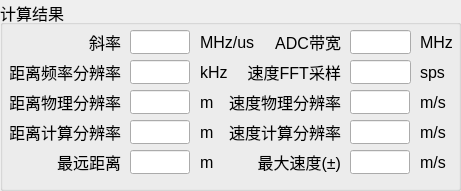
    <widget class="QGroupBox" name="groupBox_result">
     <property name="geometry">
      <rect>
       <x>20</x>
       <y>440</y>
       <width>461</width>
       <height>191</height>
      </rect>
     </property>
     <property name="font">
      <font>
       <family>Microsoft YaHei UI</family>
       <pointsize>12</pointsize>
      </font>
     </property>
     <property name="title">
      <string>计算结果</string>
     </property>
     <widget class="QLineEdit" name="lineEdit_radarVRes">
      <property name="geometry">
       <rect>
        <x>350</x>
        <y>90</y>
        <width>60</width>
        <height>24</height>
       </rect>
      </property>
      <property name="font">
       <font>
        <family>Microsoft YaHei UI</family>
        <pointsize>12</pointsize>
       </font>
      </property>
      <property name="text">
       <string/>
      </property>
      <property name="readOnly">
       <bool>true</bool>
      </property>
     </widget>
     <widget class="QLineEdit" name="lineEdit_radarSlope">
      <property name="geometry">
       <rect>
        <x>130</x>
        <y>30</y>
        <width>60</width>
        <height>24</height>
       </rect>
      </property>
      <property name="font">
       <font>
        <family>Microsoft YaHei UI</family>
        <pointsize>12</pointsize>
       </font>
      </property>
      <property name="text">
       <string/>
      </property>
      <property name="readOnly">
       <bool>true</bool>
      </property>
     </widget>
     <widget class="QLabel" name="label_18">
      <property name="geometry">
       <rect>
        <x>80</x>
        <y>30</y>
        <width>41</width>
        <height>24</height>
       </rect>
      </property>
      <property name="font">
       <font>
        <family>Microsoft YaHei UI</family>
        <pointsize>12</pointsize>
       </font>
      </property>
      <property name="text">
       <string>斜率</string>
      </property>
      <property name="alignment">
       <set>Qt::AlignRight|Qt::AlignTrailing|Qt::AlignVCenter</set>
      </property>
     </widget>
     <widget class="QLabel" name="label_53">
      <property name="geometry">
       <rect>
        <x>220</x>
        <y>90</y>
        <width>121</width>
        <height>24</height>
       </rect>
      </property>
      <property name="font">
       <font>
        <family>Microsoft YaHei UI</family>
        <pointsize>12</pointsize>
       </font>
      </property>
      <property name="text">
       <string>速度物理分辨率</string>
      </property>
      <property name="alignment">
       <set>Qt::AlignRight|Qt::AlignTrailing|Qt::AlignVCenter</set>
      </property>
     </widget>
     <widget class="QLineEdit" name="lineEdit_radarDMax">
      <property name="geometry">
       <rect>
        <x>130</x>
        <y>150</y>
        <width>60</width>
        <height>24</height>
       </rect>
      </property>
      <property name="font">
       <font>
        <family>Microsoft YaHei UI</family>
        <pointsize>12</pointsize>
       </font>
      </property>
      <property name="text">
       <string/>
      </property>
      <property name="readOnly">
       <bool>true</bool>
      </property>
     </widget>
     <widget class="QLineEdit" name="lineEdit_radarVMax">
      <property name="geometry">
       <rect>
        <x>350</x>
        <y>150</y>
        <width>60</width>
        <height>24</height>
       </rect>
      </property>
      <property name="font">
       <font>
        <family>Microsoft YaHei UI</family>
        <pointsize>12</pointsize>
       </font>
      </property>
      <property name="text">
       <string/>
      </property>
      <property name="readOnly">
       <bool>true</bool>
      </property>
     </widget>
     <widget class="QLabel" name="label_50">
      <property name="geometry">
       <rect>
        <x>50</x>
        <y>150</y>
        <width>71</width>
        <height>24</height>
       </rect>
      </property>
      <property name="font">
       <font>
        <family>Microsoft YaHei UI</family>
        <pointsize>12</pointsize>
       </font>
      </property>
      <property name="text">
       <string>最远距离</string>
      </property>
      <property name="alignment">
       <set>Qt::AlignRight|Qt::AlignTrailing|Qt::AlignVCenter</set>
      </property>
     </widget>
     <widget class="QLabel" name="label_52">
      <property name="geometry">
       <rect>
        <x>240</x>
        <y>150</y>
        <width>101</width>
        <height>24</height>
       </rect>
      </property>
      <property name="font">
       <font>
        <family>Microsoft YaHei UI</family>
        <pointsize>12</pointsize>
       </font>
      </property>
      <property name="text">
       <string>最大速度(±)</string>
      </property>
      <property name="alignment">
       <set>Qt::AlignRight|Qt::AlignTrailing|Qt::AlignVCenter</set>
      </property>
     </widget>
     <widget class="QLabel" name="label_31">
      <property name="geometry">
       <rect>
        <x>200</x>
        <y>30</y>
        <width>71</width>
        <height>24</height>
       </rect>
      </property>
      <property name="font">
       <font>
        <family>Microsoft YaHei UI</family>
        <pointsize>12</pointsize>
       </font>
      </property>
      <property name="text">
       <string>MHz/us</string>
      </property>
     </widget>
     <widget class="QLabel" name="label_34">
      <property name="geometry">
       <rect>
        <x>200</x>
        <y>150</y>
        <width>35</width>
        <height>24</height>
       </rect>
      </property>
      <property name="font">
       <font>
        <family>Microsoft YaHei UI</family>
        <pointsize>12</pointsize>
       </font>
      </property>
      <property name="text">
       <string>m</string>
      </property>
     </widget>
     <widget class="QLabel" name="label_36">
      <property name="geometry">
       <rect>
        <x>420</x>
        <y>150</y>
        <width>35</width>
        <height>24</height>
       </rect>
      </property>
      <property name="font">
       <font>
        <family>Microsoft YaHei UI</family>
        <pointsize>12</pointsize>
       </font>
      </property>
      <property name="text">
       <string>m/s</string>
      </property>
     </widget>
     <widget class="QLabel" name="label_37">
      <property name="geometry">
       <rect>
        <x>420</x>
        <y>90</y>
        <width>35</width>
        <height>24</height>
       </rect>
      </property>
      <property name="font">
       <font>
        <family>Microsoft YaHei UI</family>
        <pointsize>12</pointsize>
       </font>
      </property>
      <property name="text">
       <string>m/s</string>
      </property>
     </widget>
     <widget class="QLabel" name="label_44">
      <property name="geometry">
       <rect>
        <x>10</x>
        <y>60</y>
        <width>111</width>
        <height>24</height>
       </rect>
      </property>
      <property name="font">
       <font>
        <family>Microsoft YaHei UI</family>
        <pointsize>12</pointsize>
       </font>
      </property>
      <property name="text">
       <string>距离频率分辨率</string>
      </property>
      <property name="alignment">
       <set>Qt::AlignRight|Qt::AlignTrailing|Qt::AlignVCenter</set>
      </property>
     </widget>
     <widget class="QLabel" name="label_35">
      <property name="geometry">
       <rect>
        <x>200</x>
        <y>90</y>
        <width>35</width>
        <height>24</height>
       </rect>
      </property>
      <property name="font">
       <font>
        <family>Microsoft YaHei UI</family>
        <pointsize>12</pointsize>
       </font>
      </property>
      <property name="text">
       <string>m</string>
      </property>
     </widget>
     <widget class="QLabel" name="label_51">
      <property name="geometry">
       <rect>
        <x>10</x>
        <y>90</y>
        <width>111</width>
        <height>24</height>
       </rect>
      </property>
      <property name="font">
       <font>
        <family>Microsoft YaHei UI</family>
        <pointsize>12</pointsize>
       </font>
      </property>
      <property name="text">
       <string>距离物理分辨率</string>
      </property>
      <property name="alignment">
       <set>Qt::AlignRight|Qt::AlignTrailing|Qt::AlignVCenter</set>
      </property>
     </widget>
     <widget class="QLineEdit" name="lineEdit_radarDRes">
      <property name="geometry">
       <rect>
        <x>130</x>
        <y>90</y>
        <width>60</width>
        <height>24</height>
       </rect>
      </property>
      <property name="font">
       <font>
        <family>Microsoft YaHei UI</family>
        <pointsize>12</pointsize>
       </font>
      </property>
      <property name="text">
       <string/>
      </property>
      <property name="readOnly">
       <bool>true</bool>
      </property>
     </widget>
     <widget class="QLabel" name="label_55">
      <property name="geometry">
       <rect>
        <x>10</x>
        <y>120</y>
        <width>111</width>
        <height>24</height>
       </rect>
      </property>
      <property name="font">
       <font>
        <family>Microsoft YaHei UI</family>
        <pointsize>12</pointsize>
       </font>
      </property>
      <property name="text">
       <string>距离计算分辨率</string>
      </property>
      <property name="alignment">
       <set>Qt::AlignRight|Qt::AlignTrailing|Qt::AlignVCenter</set>
      </property>
     </widget>
     <widget class="QLineEdit" name="lineEdit_radarDResFreq">
      <property name="geometry">
       <rect>
        <x>130</x>
        <y>60</y>
        <width>60</width>
        <height>24</height>
       </rect>
      </property>
      <property name="font">
       <font>
        <family>Microsoft YaHei UI</family>
        <pointsize>12</pointsize>
       </font>
      </property>
      <property name="text">
       <string/>
      </property>
      <property name="readOnly">
       <bool>true</bool>
      </property>
     </widget>
     <widget class="QLabel" name="label_56">
      <property name="geometry">
       <rect>
        <x>200</x>
        <y>60</y>
        <width>41</width>
        <height>24</height>
       </rect>
      </property>
      <property name="font">
       <font>
        <family>Microsoft YaHei UI</family>
        <pointsize>12</pointsize>
       </font>
      </property>
      <property name="text">
       <string>kHz</string>
      </property>
     </widget>
     <widget class="QLineEdit" name="lineEdit_radarDResCompute">
      <property name="geometry">
       <rect>
        <x>130</x>
        <y>120</y>
        <width>60</width>
        <height>24</height>
       </rect>
      </property>
      <property name="font">
       <font>
        <family>Microsoft YaHei UI</family>
        <pointsize>12</pointsize>
       </font>
      </property>
      <property name="text">
       <string/>
      </property>
      <property name="readOnly">
       <bool>true</bool>
      </property>
     </widget>
     <widget class="QLabel" name="label_57">
      <property name="geometry">
       <rect>
        <x>200</x>
        <y>120</y>
        <width>35</width>
        <height>24</height>
       </rect>
      </property>
      <property name="font">
       <font>
        <family>Microsoft YaHei UI</family>
        <pointsize>12</pointsize>
       </font>
      </property>
      <property name="text">
       <string>m</string>
      </property>
     </widget>
     <widget class="QLabel" name="label_64">
      <property name="geometry">
       <rect>
        <x>420</x>
        <y>60</y>
        <width>41</width>
        <height>24</height>
       </rect>
      </property>
      <property name="font">
       <font>
        <family>Microsoft YaHei UI</family>
        <pointsize>12</pointsize>
       </font>
      </property>
      <property name="text">
       <string>sps</string>
      </property>
     </widget>
     <widget class="QLabel" name="label_65">
      <property name="geometry">
       <rect>
        <x>240</x>
        <y>60</y>
        <width>101</width>
        <height>24</height>
       </rect>
      </property>
      <property name="font">
       <font>
        <family>Microsoft YaHei UI</family>
        <pointsize>12</pointsize>
       </font>
      </property>
      <property name="text">
       <string>速度FFT采样</string>
      </property>
      <property name="alignment">
       <set>Qt::AlignRight|Qt::AlignTrailing|Qt::AlignVCenter</set>
      </property>
     </widget>
     <widget class="QLineEdit" name="lineEdit_radarDopplerSampleRate">
      <property name="geometry">
       <rect>
        <x>350</x>
        <y>60</y>
        <width>61</width>
        <height>24</height>
       </rect>
      </property>
      <property name="font">
       <font>
        <family>Microsoft YaHei UI</family>
        <pointsize>12</pointsize>
       </font>
      </property>
      <property name="text">
       <string/>
      </property>
      <property name="readOnly">
       <bool>true</bool>
      </property>
     </widget>
     <widget class="QLabel" name="label_66">
      <property name="geometry">
       <rect>
        <x>220</x>
        <y>120</y>
        <width>121</width>
        <height>24</height>
       </rect>
      </property>
      <property name="font">
       <font>
        <family>Microsoft YaHei UI</family>
        <pointsize>12</pointsize>
       </font>
      </property>
      <property name="text">
       <string>速度计算分辨率</string>
      </property>
      <property name="alignment">
       <set>Qt::AlignRight|Qt::AlignTrailing|Qt::AlignVCenter</set>
      </property>
     </widget>
     <widget class="QLineEdit" name="lineEdit_radarVResCompute">
      <property name="geometry">
       <rect>
        <x>350</x>
        <y>120</y>
        <width>60</width>
        <height>24</height>
       </rect>
      </property>
      <property name="font">
       <font>
        <family>Microsoft YaHei UI</family>
        <pointsize>12</pointsize>
       </font>
      </property>
      <property name="text">
       <string/>
      </property>
      <property name="readOnly">
       <bool>true</bool>
      </property>
     </widget>
     <widget class="QLabel" name="label_67">
      <property name="geometry">
       <rect>
        <x>420</x>
        <y>120</y>
        <width>35</width>
        <height>24</height>
       </rect>
      </property>
      <property name="font">
       <font>
        <family>Microsoft YaHei UI</family>
        <pointsize>12</pointsize>
       </font>
      </property>
      <property name="text">
       <string>m/s</string>
      </property>
     </widget>
     <widget class="QLineEdit" name="lineEdit_radarADCBandwidth">
      <property name="geometry">
       <rect>
        <x>350</x>
        <y>30</y>
        <width>61</width>
        <height>24</height>
       </rect>
      </property>
      <property name="font">
       <font>
        <family>Microsoft YaHei UI</family>
        <pointsize>12</pointsize>
       </font>
      </property>
      <property name="text">
       <string/>
      </property>
      <property name="readOnly">
       <bool>true</bool>
      </property>
     </widget>
     <widget class="QLabel" name="label_32">
      <property name="geometry">
       <rect>
        <x>420</x>
        <y>30</y>
        <width>41</width>
        <height>24</height>
       </rect>
      </property>
      <property name="font">
       <font>
        <family>Microsoft YaHei UI</family>
        <pointsize>12</pointsize>
       </font>
      </property>
      <property name="text">
       <string>MHz</string>
      </property>
     </widget>
     <widget class="QLabel" name="label_70">
      <property name="geometry">
       <rect>
        <x>270</x>
        <y>30</y>
        <width>71</width>
        <height>24</height>
       </rect>
      </property>
      <property name="font">
       <font>
        <family>Microsoft YaHei UI</family>
        <pointsize>12</pointsize>
       </font>
      </property>
      <property name="text">
       <string>ADC带宽</string>
      </property>
      <property name="alignment">
       <set>Qt::AlignRight|Qt::AlignTrailing|Qt::AlignVCenter</set>
      </property>
     </widget>
    </widget>
